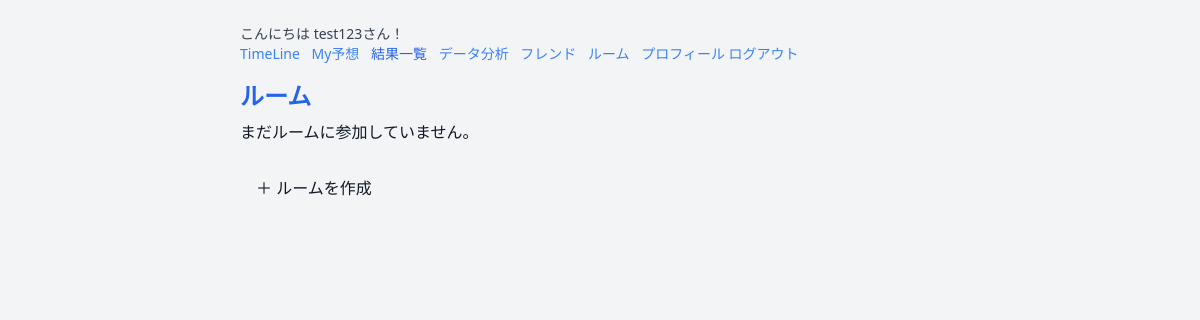
/groups/ (signed in), run on an earlier commit of the app's database.
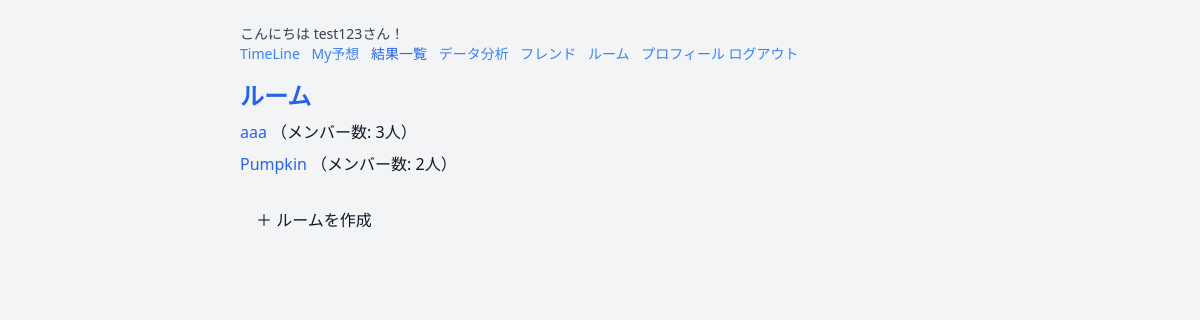
And on a later commit of the database.
### prediction/models.py (models this page shows, shortened)
class PredictionGroup(models.Model):
    name = models.CharField(max_length=100, unique=True)
    members = models.ManyToManyField(User, related_name='prediction_groups')

### prediction/views.py (the view)
# urls.py: path('groups/', views.group_list, name='group_list'),
@login_required
def group_list(request):
    groups = request.user.prediction_groups.all()
    return render(request, 'grouplist.html', {'groups': groups})

### theme/templates/grouplist.html (shortened to what this page needs)
{% extends 'base.html' %}
{% block content %}
<h1 class="text-2xl font-bold text-blue-600 mb-2">ルーム</h1>
<ul class="mb-6">
  {% for group in groups %}
  <li class="mb-2">
    <a
      href="{% url 'group_detail' group.id %}"
      class="text-blue-600 hover:underline"
    >
      {{ group.name }}
    </a>
    （メンバー数: {{ group.members.count }}人）
  </li>
  {% empty %}
  <li>まだルームに参加していません。</li>
  {% endfor %}
</ul>
<a
  href="{% url 'create_group' %}"
  class="inline-block bg-green-500 text-black px-4 py-2 rounded hover:bg-green-600"
>
  ＋ ルームを作成
</a>
{% endblock %}

What changed in the data, as far as the page shows it:
added PredictionGroup: name "aaa", members.count "3"
added PredictionGroup: name "Pumpkin", members.count "2"
Also different on the page:
text no longer shown: "まだルームに参加していません。"
